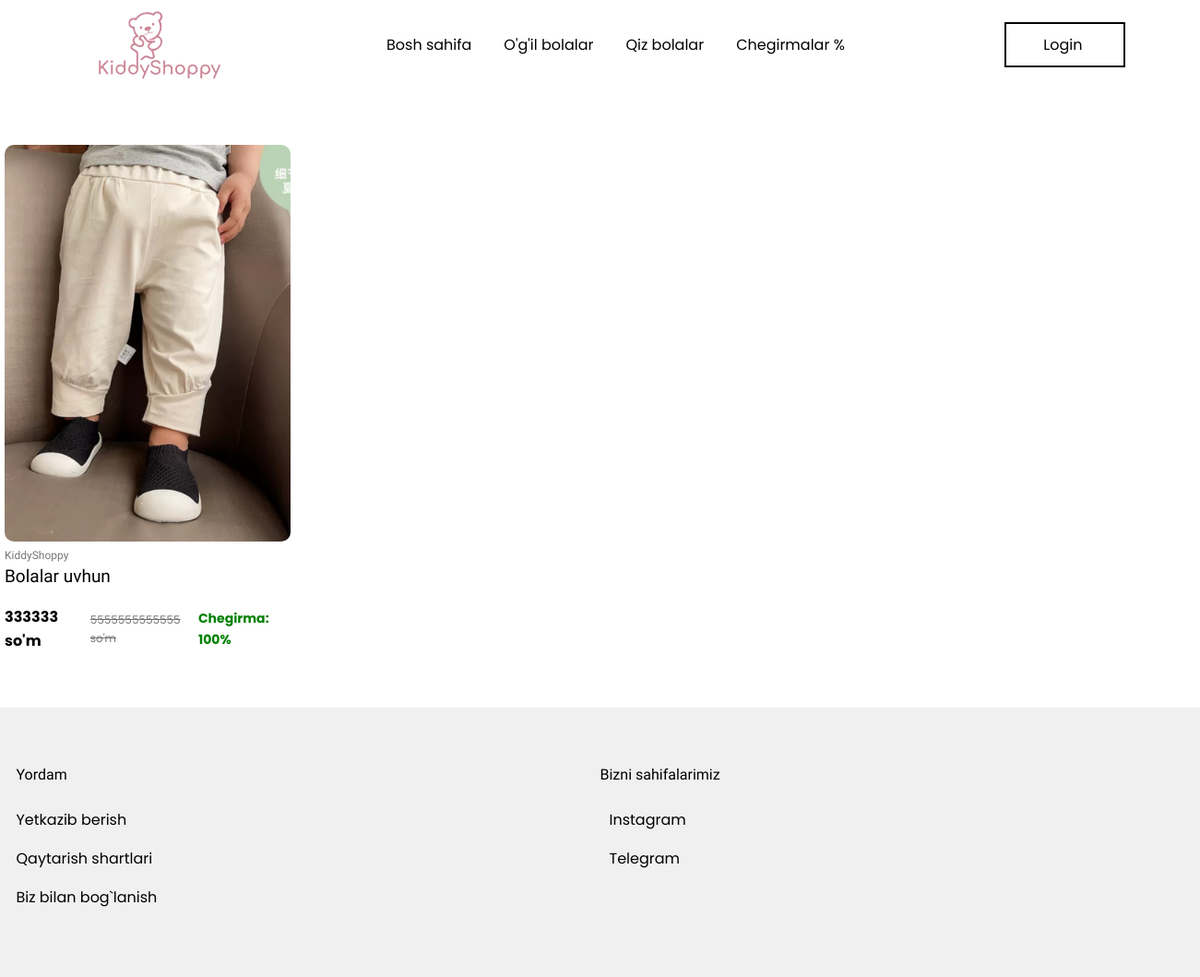
Page /skidkalar/ on the earlier database version.
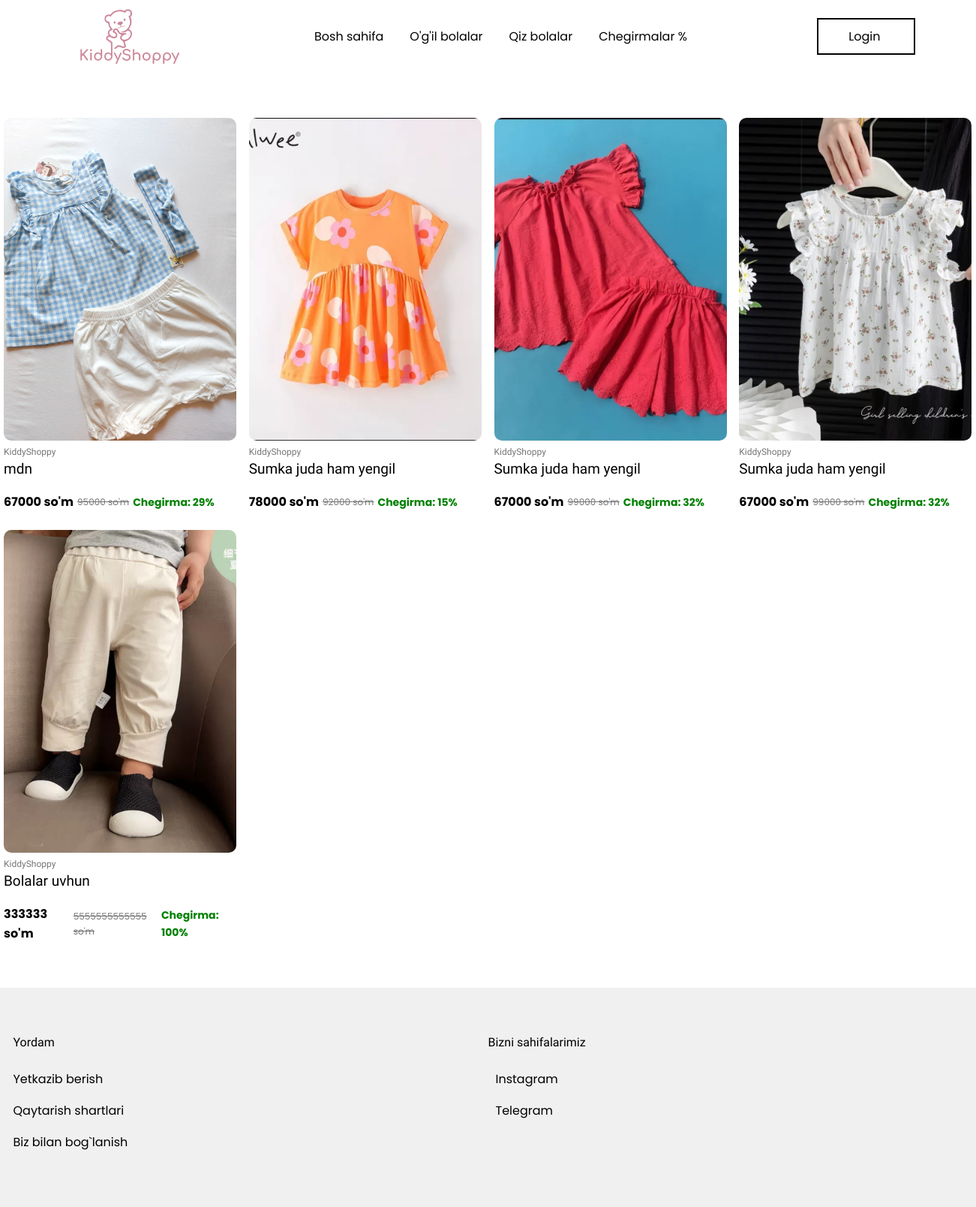
Same page on the later database version.
### base/models.py (models this page shows, shortened)
class Main_Kiyim(models.Model):
    YOSH_CHOICES = [
        ('1', '1 oylik'),
        ('2', '2 oylik'),
        ('3', '3 oylik'),
        ('4', '4 oylik'),
        ('5', '5 oylik'),
        ('6', '6 oylik'),
        ('7', '7 oylik'),
        ('8', '8 oylik'),
        ('9', '9 oylik'),
    ]
    yoshi = models.CharField(
        max_length=2,
        choices=YOSH_CHOICES,
        blank=True,
        null=True,
        verbose_name="Bolalar yoshi"
    )
    GENDER_CHOICES = [
        ('qiz', 'Qiz bola'),
        ('ogil', 'O‘g‘il bola'),
    ]
    jinsi = models.CharField(
        max_length=5,
        choices=GENDER_CHOICES,
        default='qiz',
        verbose_name="Jinsi",
        help_text="Qiz bola yoki o‘g‘il bola uchun"
    )
    pre_balandligi = models.CharField("PRE balandligi", max_length=50, blank=True, null=True)
    pre_kilogrami = models.CharField("PRE kilogrami", max_length=50, blank=True, null=True)
    nb_balandligi = models.CharField("NB balandligi", max_length=50, blank=True, null=True)
    nb_kilogrami = models.CharField("NB kilogrami", max_length=50, blank=True, null=True)
    m3_balandligi = models.CharField("3M balandligi", max_length=50, blank=True, null=True)
    m3_kilogrami = models.CharField("3M kilogrami", max_length=50, blank=True, null=True)
    m6_balandligi = models.CharField("6M balandligi", max_length=50, blank=True, null=True)
    m6_kilogrami = models.CharField("6M kilogrami", max_length=50, blank=True, null=True)
    m9_balandligi = models.CharField("9M balandligi", max_length=50, blank=True, null=True)
    m9_kilogrami = models.CharField("9M kilogrami", max_length=50, blank=True, null=True)
    main_img = models.ImageField(upload_to='kiyimlar/', blank=True, null=True)
    birinchi_img = models.ImageField(upload_to='kiyimlar/', blank=True, null=True)
    ikkinchi_img = models.ImageField(upload_to='kiyimlar/', blank=True, null=True)
    tavsifi = models.CharField(max_length=100)
    narhi = models.PositiveIntegerField()
    skidkasi = models.PositiveIntegerField(
    blank=True,
    null=True,
    verbose_name="Chegirma (%)",
    help_text="Chegirma foizi, agar yo'q bo‘lsa bo‘sh qoldiring"
    )
    balandligi = models.CharField(max_length=200, null=True, blank=True)
    kilogrami = models.CharField(max_length=50, null=True, blank=True)
    kiyim_haqida = models.TextField(null=True, blank=True)
    birinchi_xususiyati = models.CharField(max_length=50, null=True, blank=True)
    ikkinchi_xususiyati = models.CharField(max_length=50, null=True, blank=True)
    uchunchi_xususiyati = models.CharField(max_length=50, null=True, blank=True)
    tortinchi_xususiyati = models.CharField(max_length=50, null=True, blank=True)
    beshinchi_xususiyati = models.CharField(max_length=50, null=True, blank=True)
    oltinchi_xususiyati = models.CharField(max_length=50, null=True, blank=True)
    class Meta:
        verbose_name = "Asosiy kiyim"
        verbose_name_plural = "Asosiy kiyimlar"
        ordering = ['-id']
    @property
    def chegirma_foizi(self):
        if self.narhi and self.skidkasi and self.skidkasi > self.narhi:
            return round(((self.skidkasi - self.narhi) / self.skidkasi) * 100)
        return 0

### base/views.py (the view)
# urls.py: path('skidkalar/', skidkali_kiyimlar_view, name='skidkali_kiyimlar'),
def skidkali_kiyimlar_view(request):
    kiyimlar = Main_Kiyim.objects.filter(skidkasi__isnull=False)
    return render(request, 'skidka_kiyimlar.html', {'kiyimlar': kiyimlar})

### base/templates/skidka_kiyimlar.html (shortened to what this page needs)
{% extends 'base.html' %}
{% load static %}
{% block content %}
<body>
    <div class="products">
        {% for kiyim in kiyimlar %}
        <div class="product_card">
            <a href="{% url 'detail' kiyim.id %}">
                <div class="product_card_info">
                    <img src="{{ kiyim.main_img.url }}" alt="baby-clothes" width="310" height="400">
                    <h4>KiddyShoppy</h4>
                    <h3>{{ kiyim.tavsifi }}</h3>
                    <div class="product_card_info_price">
                        <p class="new_price">{{ kiyim.narhi }} so'm</p>
                        <p class="old_price">{{ kiyim.skidkasi }} so'm</p>
                         {% if kiyim.chegirma_foizi > 0 %}
                    <p style="color: green; font-size: 14px; margin-left: 5px; font-weight: bold;">
                         Chegirma: {{ kiyim.chegirma_foizi }}%
                    </p>
                    {% endif %}
                    </div>
                </div>
            </a>
        </div>
        {% empty %}
        <p>Bu toifada kiyimlar topilmadi.</p>
        {% endfor %}
    </div>
</body>
{% endblock %}

### base/templates/base.html (shortened to what this page needs)
<!DOCTYPE html>
{% load static %}
<html lang="en">
<head>
</head>
<body>
    {% include "navigation.html" %}
    {% block content %}
    {% endblock %}
    {% include "footer.html" %}
</body>
</html>

### base/templates/navigation.html (shortened to what this page needs)
{% load static %}
<script src="https://cdn.tailwindcss.com"></script>
<nav>
    <a class="logo" href="/">
        <img src="/static/img/pink.png" alt="logo" width="170" height="76.6">
    </a>
    <ul>
        <li><a href="/">Bosh sahifa</a></li>
        <li><a href="{% url 'jins_filter' 'ogil' %}">O'g'il bolalar</a></li>
        <li><a href="{% url 'jins_filter' 'qiz' %}">Qiz bolalar</a></li>
        <li><a href="{% url 'skidkali_kiyimlar' %}">Chegirmalar %</a></li>
    </ul>
    <div class="nav_right">
        {% if user.is_authenticated %}
        <span class="text-green-600 font-medium">👤 Tizimga kirdingiz</span>
        {% else %}
        <a href="{% url 'register' %}" class="log">
            Login
        </a>
        {% endif %}
    </div>
</nav>

### base/templates/footer.html (shortened to what this page needs)
{% load static %}
 <footer>
        <div class="footer_info">
            <h3>Yordam</h3>
            <ul>
                <li><a href="#">Yetkazib berish</a></li>
                <li><a href="#">Qaytarish shartlari</a></li>
                <li><a href="#">Biz bilan bog`lanish</a></li>
            </ul>
        </div>
        <div class="footer_info">
            <h3>Bizni sahifalarimiz</h3>
            <ul>
                <li><a href="https://www.instagram.com/kiddyshoppy" target="_blank"> <span>Instagram</span></a></li>
                <li><a href="https://t.me/kiddyshoppy" target="_blank"> <span>Telegram</span></a></li>
            </ul>
        </div>
    </footer>

### base/templates/navigation.html (style rules this page uses)
nav { display: flex; align-items: center; justify-content: space-between; width: 1140px; padding: 10px 0; margin: 0 auto; }
.logo img { width: 170px; }
nav ul { display: flex; list-style: none; }
nav ul li { margin-right: 5px; }
nav ul li a { position: relative; padding: 5px 15px; }
nav ul li a::before { position: absolute; bottom: 0; left: 50%; transform: translateX(-50%) scaleX(0); content: ''; width: 0%; height: 2px; background-color: crimson; transition: 1s ease; }
.log { position: relative; padding: 10px 40px; border: 2px solid #000 }
.log::before { position: absolute; top: 0; left: 50%; z-index: -1; transform: translateX(-50%) scaleX(0); content: ''; width: 0%; height: 100%; background-color: crimson; transition: 1s all ease; }
a { display: inline-block; text-decoration: none; color: #000; }

### base/templates/skidka_kiyimlar.html (style rules this page uses)
* { margin: 0; padding: 0; box-sizing: border-box; }
body { font-family: "Poppins", sans-serif; line-height: 1.6; }
h1, h2, h3, h4 { font-family: "League Spartan", serif; }
a { display: inline-block; text-decoration: none; color: #000; }
.products { width: 1291px; margin: 0 auto; padding-block: 60px; display: grid; grid-template-columns: repeat(4, minmax(0, 1fr)); grid-row-gap: 24px; grid-column-gap: 16px; }
.product_card { width: 310px; }
.product_card_info img { object-fit: cover; object-position: 50%; height: 430px; border-radius: 10px; }
.product_card_info h4 { font-size: 12px; font-weight: 500; line-height: 1.2; color: #757575; margin: 8px 0 5px; }
.product_card_info h3 { font-size: 19px; font-weight: inherit; line-height: 1.2; min-height: 42px; }
.product_card_info_price { display: flex; align-items: center; }
.new_price { font-weight: 700; margin-inline-end: 5px; }
.old_price { font-size: 12px; color: #757575; text-decoration: line-through; }

### base/templates/footer.html (style rules this page uses)
footer { background-color: #f0f0f0; display: flex; justify-content: center; padding: 60px 0; }
.footer_info { width: 633px; }
.footer_info ul { margin-top: 20px; line-height: 2; list-style: none; }
.footer_info ul li a { display: flex; align-items: center; margin-bottom: 10px; }

Differences in the rows shown:
added Main_Kiyim: main_img (picture), tavsifi "mdn", narhi "67000", skidkasi "95000", chegirma_foizi "29"
added Main_Kiyim: main_img (picture), tavsifi "Sumka juda ham yengil", narhi "78000", skidkasi "92000", chegirma_foizi "15"
added Main_Kiyim: main_img (picture), tavsifi "Sumka juda ham yengil", narhi "67000", skidkasi "99000", chegirma_foizi "32"
added Main_Kiyim: main_img (picture), tavsifi "Sumka juda ham yengil", narhi "67000", skidkasi "99000", chegirma_foizi "32"
